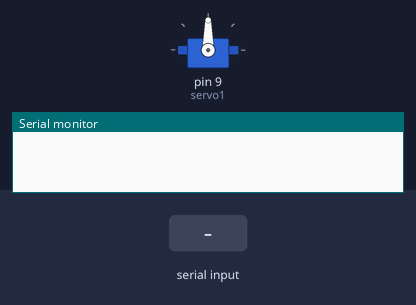
A sketch run on a simulated Arduino Uno, built with avr-gcc and run on an emulated ATmega328P. On the bench: servo, the last lines printed to the serial monitor. The test bench sets the inputs (shaded band).

Above: at 1.2 s.
1.3 s: "30,150\n" received over Serial
At 2.0 s:
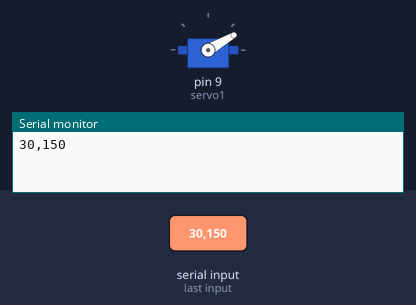
2.8 s: "5\n" received over Serial
At 3.1 s:
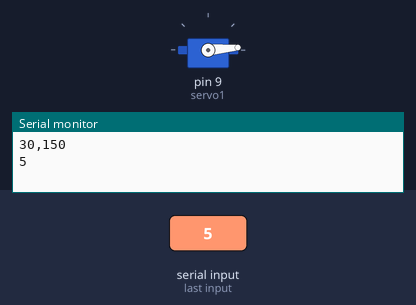
4.3 s: "200\n" received over Serial
At 5.5 s:
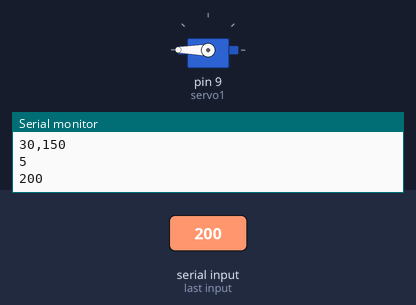
5.8 s: "90,45\n" received over Serial
At 6.6 s:
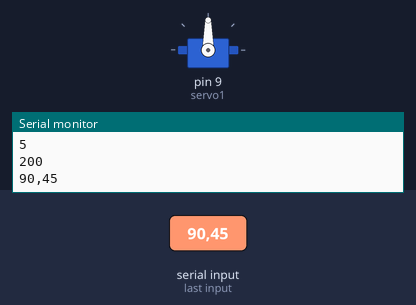
Timing chart, 0 to 8.3 s (numbered marks = the images above; inputs shaded):
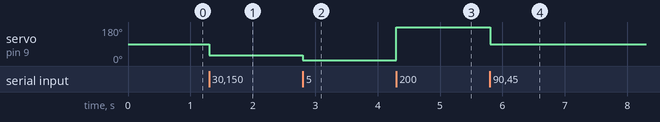

Measured:
- after the input at 1.3 s, servo on pin 9 (servo1): 90° → 30° at once
- after the input at 2.8 s, servo on pin 9 (servo1): 30° → 5° at once
- after the input at 4.3 s, servo on pin 9 (servo1): 5° → 180° at once
- after the input at 5.8 s, servo on pin 9 (servo1): 180° → 90° at once

The sketch:

sketch_mar20a_110.ino
```cpp
#include <Servo.h>
#include <SoftwareSerial.h>

SoftwareSerial BT(2, 3);

Servo servo1;

void setup()
{
  Serial.begin(115200);
  BT.begin(9600);
  servo1.attach(9);
}

void loop()
{
  if (Serial.available()) {
    String str = Serial.readStringUntil('\n');
    Serial.println(str);
    servo1.write(str.toInt());
  }
  if (BT.available()) {
    char ch = BT.read();
    Serial.println(ch);
  }
}
```
